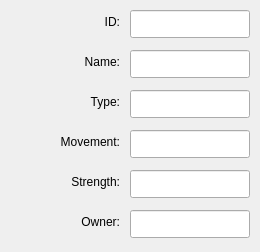
<?xml version="1.0" encoding="UTF-8"?>
<ui version="4.0">
 <class>GameUnitInfoDialog</class>
 <widget class="QWidget" name="GameUnitInfoDialog">
  <property name="geometry">
   <rect>
    <x>0</x>
    <y>0</y>
    <width>260</width>
    <height>252</height>
   </rect>
  </property>
  <property name="minimumSize">
   <size>
    <width>260</width>
    <height>252</height>
   </size>
  </property>
  <property name="windowTitle">
   <string>GameUnitInfoDialog</string>
  </property>
  <widget class="QLineEdit" name="lineEditId">
   <property name="geometry">
    <rect>
     <x>130</x>
     <y>10</y>
     <width>120</width>
     <height>28</height>
    </rect>
   </property>
  </widget>
  <widget class="QLineEdit" name="lineEditName">
   <property name="geometry">
    <rect>
     <x>130</x>
     <y>50</y>
     <width>120</width>
     <height>28</height>
    </rect>
   </property>
  </widget>
  <widget class="QLineEdit" name="lineEditType">
   <property name="geometry">
    <rect>
     <x>130</x>
     <y>90</y>
     <width>120</width>
     <height>28</height>
    </rect>
   </property>
  </widget>
  <widget class="QLabel" name="labelType">
   <property name="geometry">
    <rect>
     <x>20</x>
     <y>92</y>
     <width>100</width>
     <height>20</height>
    </rect>
   </property>
   <property name="text">
    <string>Type:</string>
   </property>
   <property name="alignment">
    <set>Qt::AlignRight|Qt::AlignTrailing|Qt::AlignVCenter</set>
   </property>
  </widget>
  <widget class="QLabel" name="labelName">
   <property name="geometry">
    <rect>
     <x>20</x>
     <y>52</y>
     <width>100</width>
     <height>20</height>
    </rect>
   </property>
   <property name="text">
    <string>Name:</string>
   </property>
   <property name="alignment">
    <set>Qt::AlignRight|Qt::AlignTrailing|Qt::AlignVCenter</set>
   </property>
  </widget>
  <widget class="QLabel" name="labelId">
   <property name="geometry">
    <rect>
     <x>20</x>
     <y>12</y>
     <width>100</width>
     <height>20</height>
    </rect>
   </property>
   <property name="text">
    <string>ID:</string>
   </property>
   <property name="alignment">
    <set>Qt::AlignRight|Qt::AlignTrailing|Qt::AlignVCenter</set>
   </property>
  </widget>
  <widget class="QLabel" name="labelMovement">
   <property name="geometry">
    <rect>
     <x>20</x>
     <y>132</y>
     <width>100</width>
     <height>20</height>
    </rect>
   </property>
   <property name="text">
    <string>Movement:</string>
   </property>
   <property name="alignment">
    <set>Qt::AlignRight|Qt::AlignTrailing|Qt::AlignVCenter</set>
   </property>
  </widget>
  <widget class="QLineEdit" name="lineEditTypeMovement">
   <property name="geometry">
    <rect>
     <x>130</x>
     <y>130</y>
     <width>120</width>
     <height>28</height>
    </rect>
   </property>
  </widget>
  <widget class="QLabel" name="labelStrength">
   <property name="geometry">
    <rect>
     <x>20</x>
     <y>172</y>
     <width>100</width>
     <height>20</height>
    </rect>
   </property>
   <property name="text">
    <string>Strength:</string>
   </property>
   <property name="alignment">
    <set>Qt::AlignRight|Qt::AlignTrailing|Qt::AlignVCenter</set>
   </property>
  </widget>
  <widget class="QLineEdit" name="lineEditStrength">
   <property name="geometry">
    <rect>
     <x>130</x>
     <y>170</y>
     <width>120</width>
     <height>28</height>
    </rect>
   </property>
  </widget>
  <widget class="QLineEdit" name="lineEditOwner">
   <property name="geometry">
    <rect>
     <x>130</x>
     <y>210</y>
     <width>120</width>
     <height>28</height>
    </rect>
   </property>
  </widget>
  <widget class="QLabel" name="labelOwnerType">
   <property name="geometry">
    <rect>
     <x>20</x>
     <y>212</y>
     <width>100</width>
     <height>20</height>
    </rect>
   </property>
   <property name="text">
    <string>Owner:</string>
   </property>
   <property name="alignment">
    <set>Qt::AlignRight|Qt::AlignTrailing|Qt::AlignVCenter</set>
   </property>
  </widget>
 </widget>
 <resources/>
 <connections/>
</ui>
